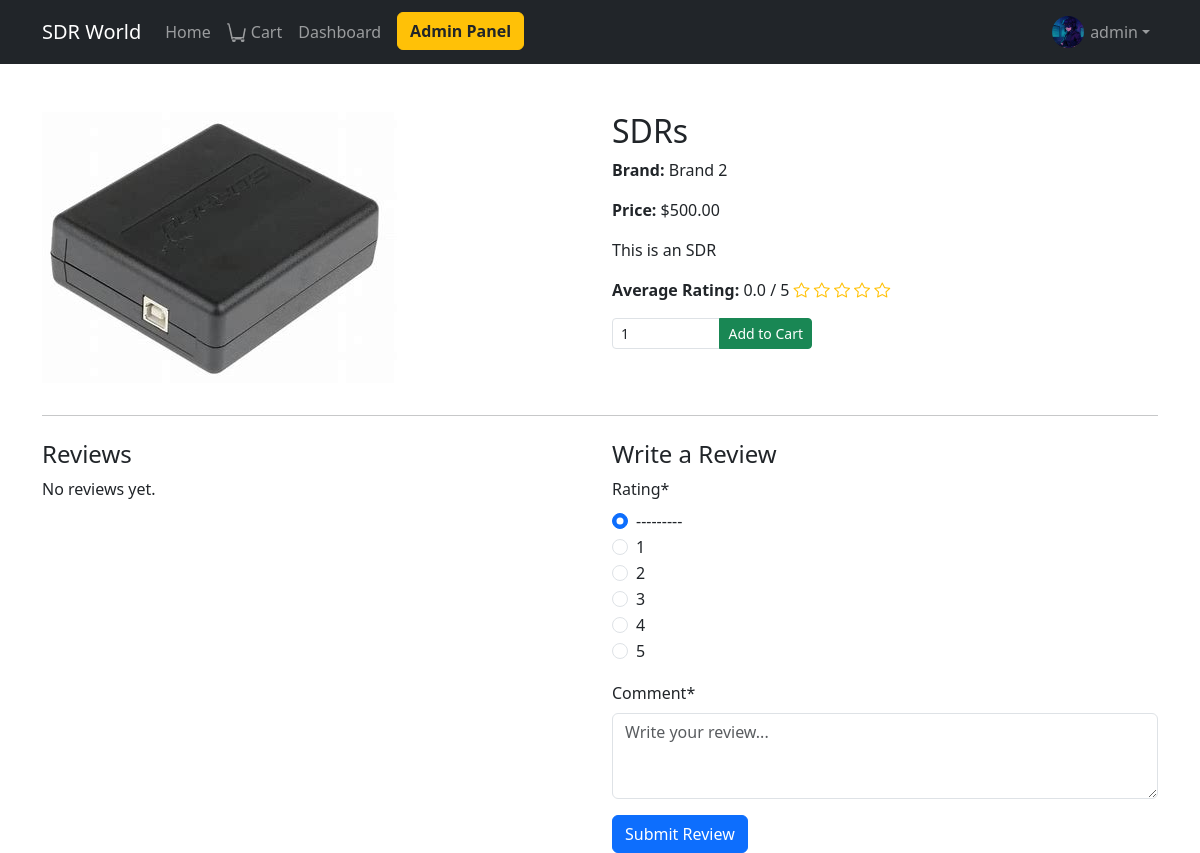
/product/18/ (signed in), run on the app's committed database.
### accounts/models.py (models this page shows, shortened)
class UserProfile(models.Model):
    user = models.OneToOneField(User, on_delete=models.CASCADE)
    address = models.CharField(max_length=255, blank=True)
    phone = models.CharField(max_length=20, blank=True)
    avatar = models.ImageField(upload_to='avatars/', blank=True, null=True)

### products/models.py (models this page shows, shortened)
class Product(models.Model):
    name = models.CharField(max_length=200)
    brand = models.CharField(max_length=100)
    price = models.DecimalField(max_digits=10, decimal_places=2)
    description = models.TextField()
    image = models.ImageField(upload_to='products/')
    category = models.ForeignKey(Category, related_name='products', on_delete=models.CASCADE)
    created_at = models.DateTimeField(auto_now_add=True)

### products/views.py (the view)
# urls.py: path('product/<int:pk>/', views.product_detail, name='product_detail'),
def product_detail(request, pk):
    product = get_object_or_404(Product, pk=pk)
    recently_viewed = request.session.get('recently_viewed', [])
    if pk not in recently_viewed:
        recently_viewed = [pk] + recently_viewed
        recently_viewed = recently_viewed[:10]  # Keep only last 10
        request.session['recently_viewed'] = recently_viewed
    reviews = Review.objects.filter(product=product).order_by('-created_at')
    avg_rating = reviews.aggregate(Avg('rating'))['rating__avg'] or 0
    review_form = ReviewForm()
    user_has_purchased = False
    user_review = None
    if request.user.is_authenticated:
        from cart.models import OrderItem
        user_has_purchased = OrderItem.objects.filter(
            order__user=request.user,
            order__status='completed',
            product=product
        ).exists()
        user_review = reviews.filter(user=request.user).first()
        if user_review:
            review_form = ReviewForm(instance=user_review)
        else:
            review_form = ReviewForm()
    return render(request, 'products/product_detail.html', {
        'product': product,
        'reviews': reviews,
        'avg_rating': avg_rating,
        'review_form': review_form,
        'user_has_purchased': user_has_purchased,
        'user_review': user_review,
    })

### reviews/forms.py
class ReviewForm(forms.ModelForm):
    class Meta:
        model = Review
        fields = ['rating', 'comment']
        widgets = {
            'rating': forms.RadioSelect(choices=[(i, str(i)) for i in range(1, 6)]),
            'comment': forms.Textarea(attrs={'rows': 3, 'placeholder': 'Write your review...'}),
        }

### templates/products/product_detail.html (shortened to what this page needs)
{% extends 'base.html' %}
{% block content %}
<div class="container mt-5">
    <div class="row">
        <div class="col-md-6">
            {% if product.image %}
                <img src="{{ product.image.url }}" class="img-fluid mb-3" alt="{{ product.name }}">
            {% endif %}
        </div>
        <div class="col-md-6">
            <h2>{{ product.name }}</h2>
            <p><strong>Brand:</strong> {{ product.brand }}</p>
            <p><strong>Price:</strong> ${{ product.price }}</p>
            <p>{{ product.description }}</p>
            <div class="mb-3">
                <strong>Average Rating:</strong>
                <span id="avg-rating">{{ avg_rating|floatformat:1 }}</span> / 5
                <span class="text-warning">
                    {% for i in "12345" %}
                        {% if i|add:'0' <= avg_rating %}
                            <i class="bi bi-star-fill"></i>
                        {% else %}
                            <i class="bi bi-star"></i>
                        {% endif %}
                    {% endfor %}
                </span>
            </div>
            <form id="add-to-cart-form" class="mt-3" data-product-id="{{ product.id }}">
                <div class="input-group" style="max-width: 200px;">
                    <input type="number" name="quantity" value="1" min="1" class="form-control form-control-sm">
                    <button type="submit" class="btn btn-success btn-sm">Add to Cart</button>
                </div>
            </form>
        </div>
    </div>
    <hr>
    <div class="row mt-4">
        <div class="col-md-6">
            <h4>Reviews</h4>
            <div id="reviews-list">
                {% if reviews %}
                    {% for review in reviews %}
                        <div class="border rounded p-2 mb-2">
                            <strong>{{ review.user.username }}</strong> - <span class="text-warning">{% for i in "12345" %}{% if i|add:'0' <= review.rating %}<i class="bi bi-star-fill"></i>{% else %}<i class="bi bi-star"></i>{% endif %}{% endfor %}</span>
                            <small class="text-muted">{{ review.created_at|date:"Y-m-d H:i" }}</small>
                            <div>{{ review.comment }}</div>
                        </div>
                    {% endfor %}
                {% else %}
                    <p>No reviews yet.</p>
                {% endif %}
            </div>
        </div>
        <div class="col-md-6">
            <h4>Write a Review</h4>
            {% if user.is_authenticated %}
                {% if user_has_purchased %}
                    <form id="review-form" method="post">
                        {% load crispy_forms_tags %}
                        {{ review_form|crispy }}
                        <button type="submit" class="btn btn-primary">{% if user_review %}Update Review{% else %}Submit Review{% endif %}</button>
                    </form>
                {% else %}
                    <div class="alert alert-info mt-2">You can only review this product if you have purchased it.</div>
                {% endif %}
            {% else %}
                <p><a href="{% url 'login' %}?next={{ request.path }}">Login</a> to write a review.</p>
            {% endif %}
        </div>
    </div>
</div>
<link rel="stylesheet" href="https://cdn.jsdelivr.net/npm/bootstrap-icons@1.10.5/font/bootstrap-icons.css">
{% endblock %}

### templates/base.html (shortened to what this page needs)
<!DOCTYPE html>
<html lang="en">
<head>
    <link href="https://cdn.jsdelivr.net/npm/bootstrap@5.3.0/dist/css/bootstrap.min.css" rel="stylesheet">
</head>
<body>
    <nav class="navbar navbar-expand-lg navbar-dark bg-dark mb-4">
        <div class="container">
            <a class="navbar-brand" href="/">SDR World</a>
            <div class="collapse navbar-collapse" id="navbarNav">
                <ul class="navbar-nav me-auto mb-2 mb-lg-0">
                    <li class="nav-item"><a class="nav-link" href="/">Home</a></li>
                    <li class="nav-item">
                        <a class="nav-link d-flex align-items-center" href="{% url 'cart_view' %}">
                            Cart
                        </a>
                    </li>
                    {% if user.is_authenticated %}
                        <li class="nav-item"><a class="nav-link" href="{% url 'dashboard_home' %}">Dashboard</a></li>
                        {% if user.is_staff or user.is_superuser %}
                            <li class="nav-item">
                                <a class="btn btn-warning ms-2" href="{% url 'admin_dashboard' %}" style="color: #212529; font-weight: 600;">Admin Panel</a>
                            </li>
                        {% endif %}
                    {% endif %}
                </ul>
                <ul class="navbar-nav mb-2 mb-lg-0">
                    {% if user.is_authenticated %}
                        <li class="nav-item dropdown">
                            <a class="nav-link dropdown-toggle d-flex align-items-center" href="#" id="navbarDropdown" role="button" data-bs-toggle="dropdown" aria-expanded="false">
                                {% if user.userprofile.avatar and user.userprofile.avatar.name %}
                                    <img src="{{ user.userprofile.avatar.url }}" class="navbar-avatar" alt="avatar">
                                {% else %}
                                    <img src="https://ui-avatars.com/api/?name={{ user.username|urlencode }}&size=32" class="navbar-avatar" alt="avatar">
                                {% endif %}
                                {{ user.username }}
                            </a>
                        </li>
                    {% else %}
                        <li class="nav-item"><a class="nav-link" href="{% url 'login' %}">Login</a></li>
                        <li class="nav-item"><a class="nav-link" href="{% url 'register' %}">Register</a></li>
                    {% endif %}
                </ul>
            </div>
        </div>
    </nav>
    {% block content %}{% endblock %}
</body>
</html>

### templates/base.html (style rules this page uses)
.navbar-avatar { width: 32px; height: 32px; object-fit: cover; border-radius: 50%; margin-right: 6px; }

### data on the page
Product: image (picture), name "SDRs", brand "Brand 2", price "500.00", description "This is an SDR"

### other printed values
{{ user.username }} "admin"
{{ avg_rating|floatformat:1 }} "0.0"
